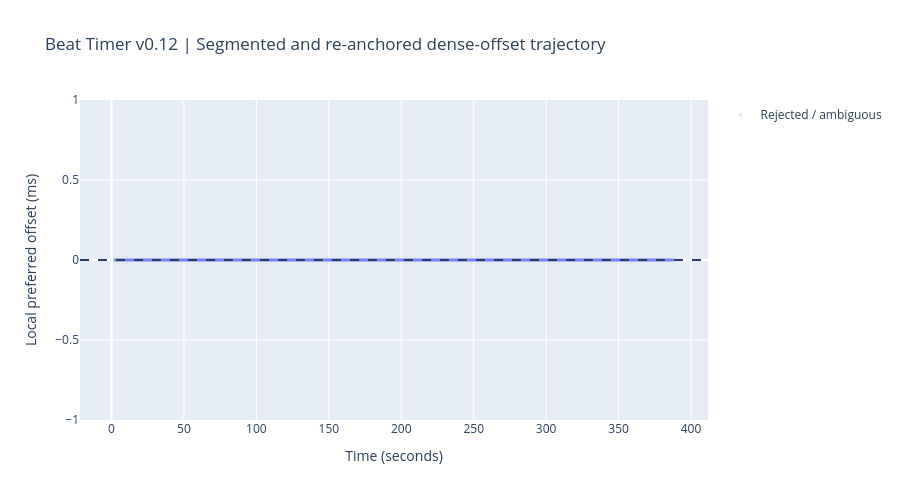
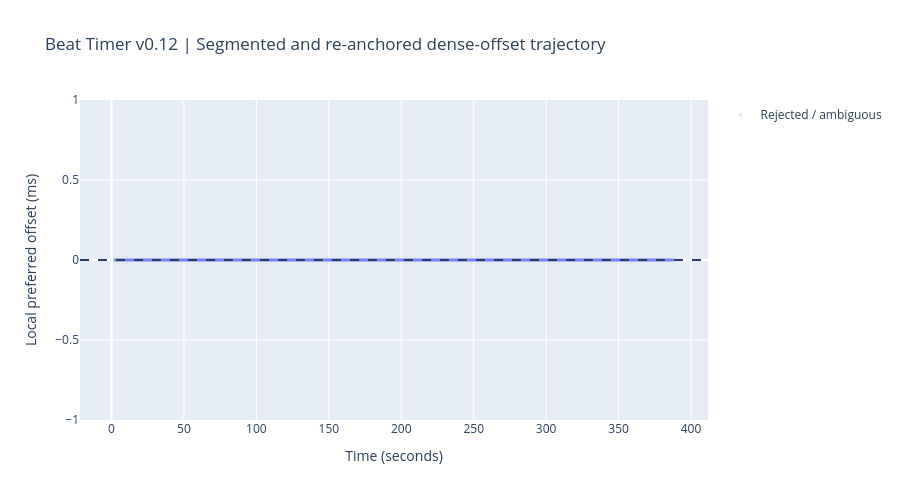

The code cell stored with these charts, in order, in its notebook:
### Code cell
print(
    "Dense segments:",
    len(result["dense_offset_segments"]),
)

accepted = [
    segment
    for segment in result["dense_offset_segments"]
    if segment["accepted"]
]

rejected = [
    segment
    for segment in result["dense_offset_segments"]
    if not segment["accepted"]
]

print("Accepted:", len(accepted))
print("Rejected:", len(rejected))

for index, segment in enumerate(
    accepted[:20],
    start=1,
):
    print(
        f"{index:2d} | "
        f"{segment['start_time']:7.2f}"
        f"–{segment['end_time']:7.2f}s | "
        f"slope="
        f"{segment['slope_ms_per_second']:+6.3f} ms/s | "
        f"p95="
        f"{segment['p95_absolute_residual_ms']:5.2f} ms | "
        f"coverage="
        f"{segment['confidence_coverage']:.2f}"
    )

core.visualize_segmented_dense_offset_trajectory(
    result
)

### Figure 1 — Plotly figure (JSON) as saved in the notebook; plotly's stock layout.template omitted (floating-point values rounded to 4 significant figures; data arrays with more than 128 entries replaced by an {"elided": "..."} marker saying what was removed)
{"data": [{"marker": {"size": 3, "symbol": "x"}, "mode": "markers", "name": "Rejected / ambiguous", "opacity": 0.25, "showlegend": true, "type": "scattergl", "x": {"elided": "1545 float values"}, "y": {"elided": "1545 float values"}}], "layout": {"dragmode": "pan", "height": 500, "hovermode": "closest", "shapes": [{"line": {"dash": "dash"}, "type": "line", "x0": 0, "x1": 1, "xref": "x domain", "y0": 0, "y1": 0, "yref": "y"}], "title": {"text": "Beat Timer v0.12 | Segmented and re-anchored dense-offset trajectory"}, "xaxis": {"title": {"text": "Time (seconds)"}}, "yaxis": {"title": {"text": "Local preferred offset (ms)"}}}}

### Figure 2 — Plotly figure (JSON) as saved in the notebook; plotly's stock layout.template omitted (floating-point values rounded to 4 significant figures; data arrays with more than 128 entries replaced by an {"elided": "..."} marker saying what was removed)
{"data": [{"marker": {"size": 3, "symbol": "x"}, "mode": "markers", "name": "Rejected / ambiguous", "opacity": 0.25, "showlegend": true, "type": "scattergl", "x": {"elided": "1545 float values"}, "y": {"elided": "1545 float values"}}], "layout": {"dragmode": "pan", "height": 500, "hovermode": "closest", "shapes": [{"line": {"dash": "dash"}, "type": "line", "x0": 0, "x1": 1, "xref": "x domain", "y0": 0, "y1": 0, "yref": "y"}], "title": {"text": "Beat Timer v0.12 | Segmented and re-anchored dense-offset trajectory"}, "xaxis": {"title": {"text": "Time (seconds)"}}, "yaxis": {"title": {"text": "Local preferred offset (ms)"}}}}
